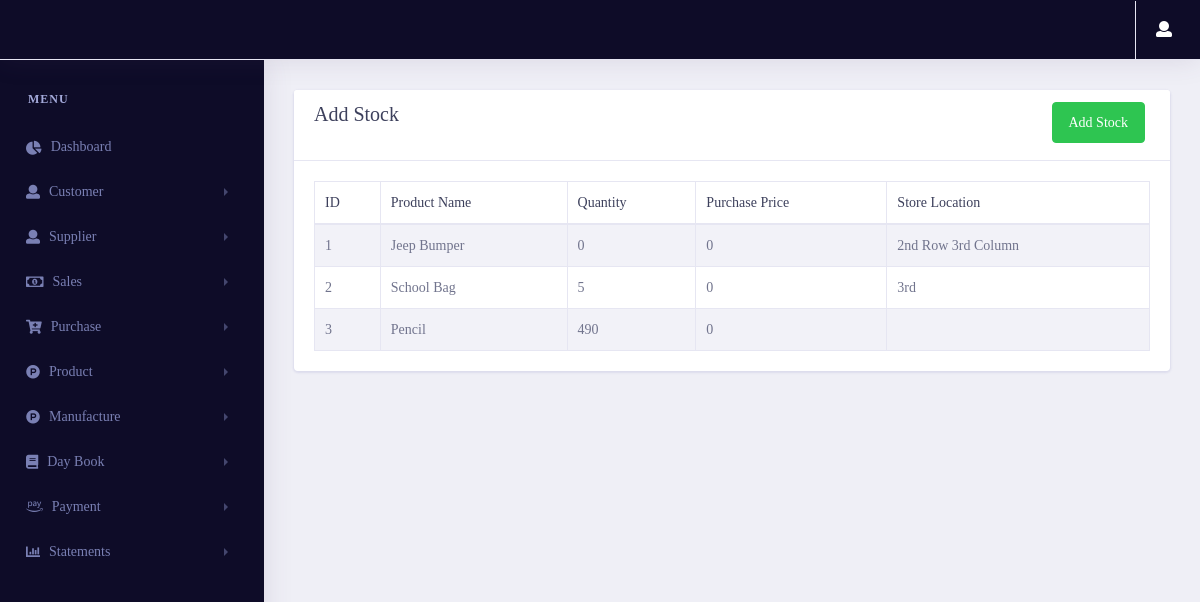
The app's page /statement/list_stock/ (signed in) with its own data.
### products/models.py (models this page shows, shortened)
class Stock_gst(models.Model):
    product = models.OneToOneField(Product_gst,on_delete=models.CASCADE, related_name="stock_gst")
    quantity = models.IntegerField(null=True,blank=True,default=0)
    purchase_price = models.IntegerField(null=True,blank=True,default=0)
    id = models.UUIDField(default=uuid.uuid4 , unique=True , primary_key=True , editable=False)
    class Meta:
        indexes = [models.Index(fields=('product' , 'id'))]

class Product_gst(models.Model):
    product_name = models.CharField(max_length=100)
    product_categ = models.ForeignKey(product_category_gst, null=True, blank=True, on_delete=models.SET_NULL)
    product_type = models.ForeignKey(product_type_gst, null=True, blank=True, on_delete=models.SET_NULL)
    unit = models.CharField(max_length=50)
    selling_price = models.FloatField()
    purchase_price = models.FloatField(null=True, blank=True, default=0)
    store_location = models.CharField(max_length=50)
    supplier = models.ForeignKey(Supplier_gst , on_delete=models.CASCADE , blank=True,null=True)
    minimum_stock=models.IntegerField()
    id = models.UUIDField(default=uuid.uuid4 , unique=True , primary_key=True , editable=False)
    def __str__(self):
        return self.product_name
    class Meta:
        indexes = [models.Index(fields=('id', 'supplier'))]

### statements/views.py (the view, shortened to what this page needs)
# urls.py: path('list_stock/',views.list_stock,name="list_stock"),
@login_required(login_url='login')
def list_stock(request):
    try:
        if request.session['Estimate']:
            stock_data = Stock_estimate.objects.select_related('product').all()
        if request.session['GST']:
            stock_data = Stock_gst.objects.select_related('product').all()
        context = {
            'stock_data' : stock_data
        }
        return render(request, 'statements/stock.html',context)
    except:
        return redirect('error404')

### statements/templates/statements/stock.html (shortened to what this page needs)
{% extends 'pages/base.html' %}
{% load user_auth %}
{% load static %}
{% block content %}
<link rel="stylesheet" href="{% static 'vendor/bootstrap/css/bootstrap.min.css' %}">
<link href="{% static 'vendor/fonts/circular-std/style.css' %}" rel="stylesheet">
<link rel="stylesheet" href="{% static 'libs/css/style.css' %}">
<link rel="stylesheet" href="{% static 'vendor/fonts/fontawesome/css/fontawesome-all.css' %}">
<link rel="stylesheet" type="text/css" href="{% static 'vendor/datatables/css/dataTables.bootstrap4.css' %}">
{% if request.session.Estimate %}
<div class="row">
    <div class="col-xl-12 col-lg-12 col-md-12 col-sm-12 col-12">
        <div class="card">
            <div class="card-header">
                <h3 class="align-middle">Add Stock
                    <button type="submit" class="btn btn-space btn-success rounded float-right" data-toggle="modal" data-target="#exampleModal">
                        Add Stock
                    </button>
                </h3>
            </div>
            <div class="card-body">
                <div class="table-responsive">
                    <table class="table table-striped table-bordered first" id="example">
                        <thead>
                        <tr>
                            <th>ID</th>
                            <th>Product Name</th>
                            <th>Quantity</th>
                            <th>Purchase Price</th>
                            <th>Store Location</th>
                        </tr>
                        </thead>
                        <tbody>
                        {% for i in stock_data %}
                        <tr>
                            <td>{{forloop.counter}}</td>
                            <td>{{i.product}}</td>
                            <td>{{i.quantity}}</td>
                            <td>{{i.purchase_price}}</td>
                            <td>{{i.product.store_location}}</td>
                        </tr>
                        {% endfor %}
                        </tbody>
                    </table>
                </div>
            </div>
        </div>
    </div>
</div>
{% endif %}
{% endblock content %}

### records on screen
Stock_gst: product "Jeep Bumper", quantity "0", purchase_price "0", product.store_location "2nd Row 3rd Column"
Stock_gst: product "School Bag", quantity "5", purchase_price "0", product.store_location "3rd"
Stock_gst: product "Pencil", quantity "490", purchase_price "0"
